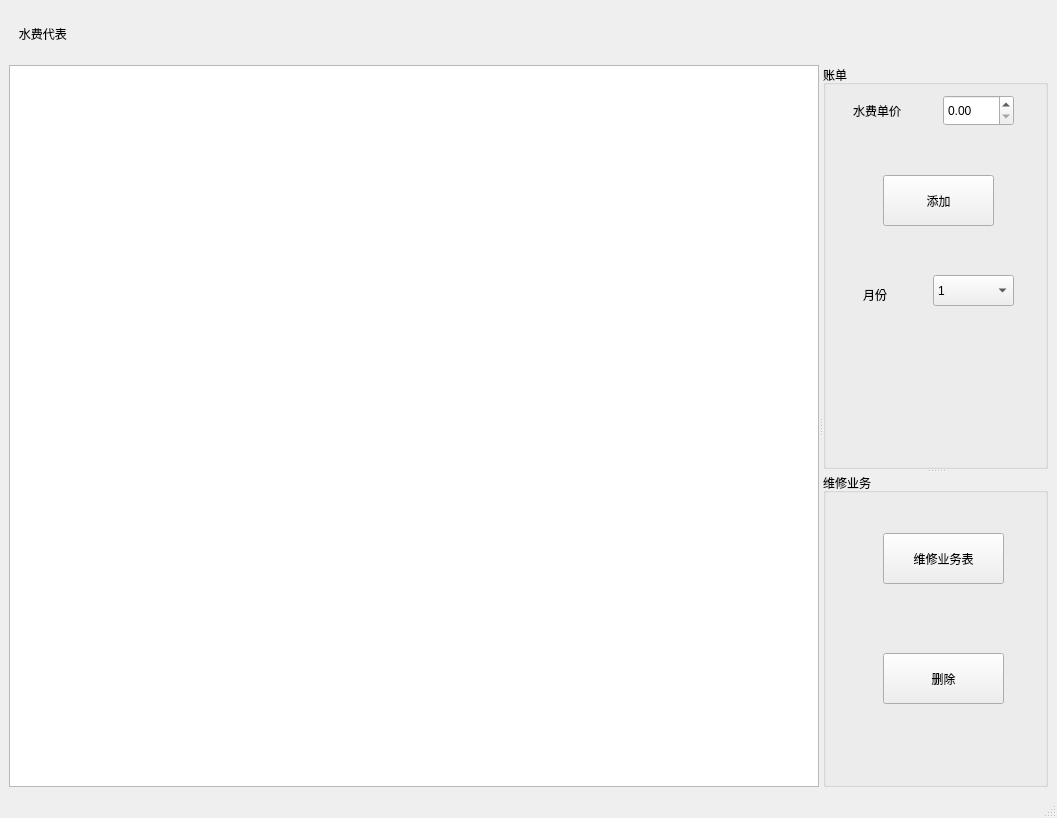
<?xml version="1.0" encoding="UTF-8"?>
<ui version="4.0">
 <class>MainWindow</class>
 <widget class="QMainWindow" name="MainWindow">
  <property name="geometry">
   <rect>
    <x>0</x>
    <y>0</y>
    <width>1057</width>
    <height>818</height>
   </rect>
  </property>
  <property name="windowTitle">
   <string>物业管理系统-水费代表</string>
  </property>
  <property name="styleSheet">
   <string notr="true">font: 18pt &quot;黑体&quot;;</string>
  </property>
  <widget class="QWidget" name="centralwidget">
   <layout class="QVBoxLayout" name="verticalLayout">
    <item>
     <widget class="QLabel" name="label">
      <property name="maximumSize">
       <size>
        <width>16777215</width>
        <height>50</height>
       </size>
      </property>
      <property name="styleSheet">
       <string notr="true">font: 18pt &quot;黑体&quot;;&quot;;</string>
      </property>
      <property name="text">
       <string>   水费代表</string>
      </property>
     </widget>
    </item>
    <item>
     <widget class="QSplitter" name="splitter_2">
      <property name="orientation">
       <enum>Qt::Horizontal</enum>
      </property>
      <widget class="QTableView" name="tableView">
       <property name="styleSheet">
        <string notr="true">font: 14pt &quot;黑体&quot;;</string>
       </property>
      </widget>
      <widget class="QSplitter" name="splitter">
       <property name="orientation">
        <enum>Qt::Vertical</enum>
       </property>
       <widget class="QGroupBox" name="groupBox">
        <property name="minimumSize">
         <size>
          <width>225</width>
          <height>341</height>
         </size>
        </property>
        <property name="styleSheet">
         <string notr="true">font: 14pt &quot;Agency FB&quot;;</string>
        </property>
        <property name="title">
         <string>账单</string>
        </property>
        <widget class="QLabel" name="label_3">
         <property name="geometry">
          <rect>
           <x>30</x>
           <y>30</y>
           <width>81</width>
           <height>31</height>
          </rect>
         </property>
         <property name="styleSheet">
          <string notr="true">font: 15pt &quot;黑体&quot;;</string>
         </property>
         <property name="text">
          <string>水费单价</string>
         </property>
        </widget>
        <widget class="QDoubleSpinBox" name="doubleSpinBox">
         <property name="geometry">
          <rect>
           <x>120</x>
           <y>30</y>
           <width>71</width>
           <height>31</height>
          </rect>
         </property>
        </widget>
        <widget class="QPushButton" name="pushButton">
         <property name="geometry">
          <rect>
           <x>60</x>
           <y>110</y>
           <width>111</width>
           <height>51</height>
          </rect>
         </property>
         <property name="styleSheet">
          <string notr="true">font: 15pt &quot;黑体&quot;;</string>
         </property>
         <property name="text">
          <string>添加</string>
         </property>
        </widget>
        <widget class="QComboBox" name="comboBox">
         <property name="geometry">
          <rect>
           <x>110</x>
           <y>210</y>
           <width>81</width>
           <height>31</height>
          </rect>
         </property>
         <item>
          <property name="text">
           <string>1</string>
          </property>
         </item>
         <item>
          <property name="text">
           <string>2</string>
          </property>
         </item>
         <item>
          <property name="text">
           <string>3</string>
          </property>
         </item>
         <item>
          <property name="text">
           <string>4</string>
          </property>
         </item>
         <item>
          <property name="text">
           <string>5</string>
          </property>
         </item>
         <item>
          <property name="text">
           <string>6</string>
          </property>
         </item>
         <item>
          <property name="text">
           <string>7</string>
          </property>
         </item>
         <item>
          <property name="text">
           <string>8</string>
          </property>
         </item>
         <item>
          <property name="text">
           <string>9</string>
          </property>
         </item>
         <item>
          <property name="text">
           <string>10</string>
          </property>
         </item>
         <item>
          <property name="text">
           <string>11</string>
          </property>
         </item>
         <item>
          <property name="text">
           <string>12</string>
          </property>
         </item>
        </widget>
        <widget class="QLabel" name="label_2">
         <property name="geometry">
          <rect>
           <x>40</x>
           <y>220</y>
           <width>54</width>
           <height>20</height>
          </rect>
         </property>
         <property name="styleSheet">
          <string notr="true">font: 15pt &quot;黑体&quot;;</string>
         </property>
         <property name="text">
          <string>月份</string>
         </property>
        </widget>
       </widget>
       <widget class="QGroupBox" name="groupBox_2">
        <property name="minimumSize">
         <size>
          <width>225</width>
          <height>265</height>
         </size>
        </property>
        <property name="styleSheet">
         <string notr="true">font: 14pt &quot;Agency FB&quot;;</string>
        </property>
        <property name="title">
         <string>维修业务</string>
        </property>
        <widget class="QPushButton" name="pushButton_2">
         <property name="geometry">
          <rect>
           <x>60</x>
           <y>60</y>
           <width>121</width>
           <height>51</height>
          </rect>
         </property>
         <property name="styleSheet">
          <string notr="true">font: 15pt &quot;黑体&quot;;</string>
         </property>
         <property name="text">
          <string>维修业务表</string>
         </property>
        </widget>
        <widget class="QPushButton" name="pushButton_3">
         <property name="geometry">
          <rect>
           <x>60</x>
           <y>180</y>
           <width>121</width>
           <height>51</height>
          </rect>
         </property>
         <property name="styleSheet">
          <string notr="true">font: 15pt &quot;黑体&quot;;</string>
         </property>
         <property name="text">
          <string>删除</string>
         </property>
        </widget>
       </widget>
      </widget>
     </widget>
    </item>
   </layout>
  </widget>
  <widget class="QStatusBar" name="statusbar"/>
 </widget>
 <resources/>
 <connections/>
</ui>
